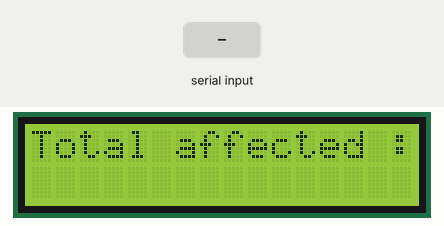
Simulated run of this sketch. Board: Arduino Uno, built with avr-gcc and run on an emulated ATmega328P. Parts: 16×2 character LCD. Inputs (shaded band) come from the test bench.

Above: at 1.2 s.
1.3 s: "1" received over Serial
At 2.5 s:
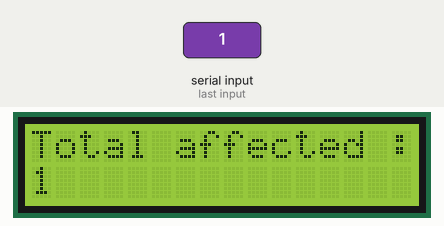
2.8 s: "0" received over Serial
At 3.6 s:
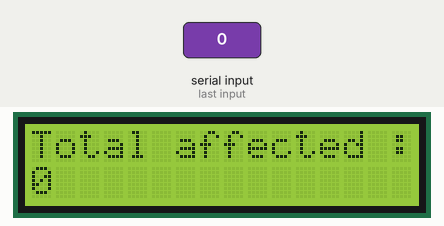
4.3 s: "2" received over Serial
At 4.8 s:
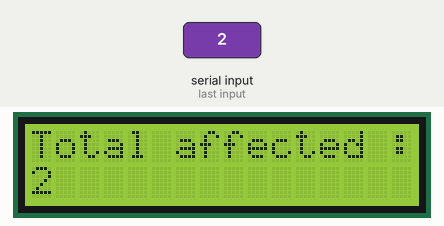
Timing chart, 0 to 7.3 s (numbered marks = the images above; inputs shaded):
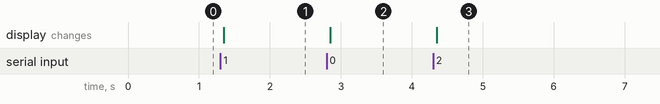

The sketch:

ArduinoCode.ino
```cpp
#include<LiquidCrystal.h>

LiquidCrystal lcd(2,3,4,5,6,7);

void setup() {
  Serial.begin(9600);
  lcd.begin(16,2);
  lcd.home();

  Serial.setTimeout(50);
  lcd.print("Total affected :");
}

void loop() {
String x;

lcd.setCursor(0,2);
if(Serial.available()>0)
{
  x = Serial.readString();
  }
lcd.print(x);

}
```

Measured:
- after the input at 1.3 s, the display: changes after 0.05 s (image 1)
- after the input at 2.8 s, the display: changes after 0.05 s (image 2)
- after the input at 4.3 s, the display: changes after 0.05 s (image 3)
